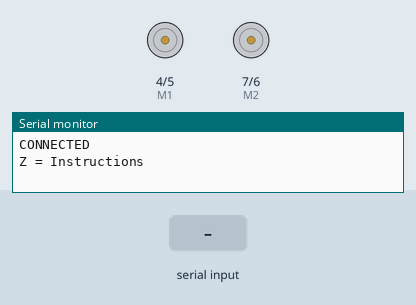
The sketch below on a simulated Arduino Nano, built with avr-gcc and run on an emulated ATmega328P. Parts: direction and speed pins drawn as motors (green arrow = direction pin HIGH = forward, orange = LOW = backward, longer = more drive), the last lines printed to the serial monitor. Inputs (shaded band) come from the test bench.

Above: at 1.2 s.
1.3 s: "w90\n" received over Serial
At 2.5 s:
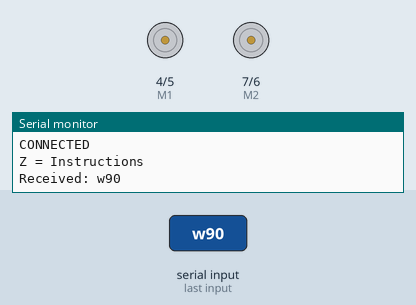
2.8 s: "s90\n" received over Serial
At 3.8 s:
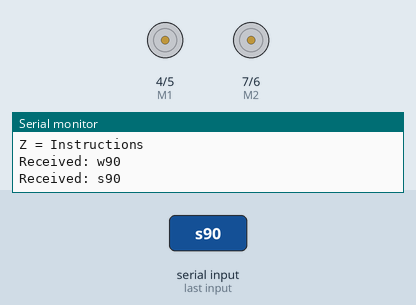
4.3 s: "a90\n" received over Serial
At 5.0 s:
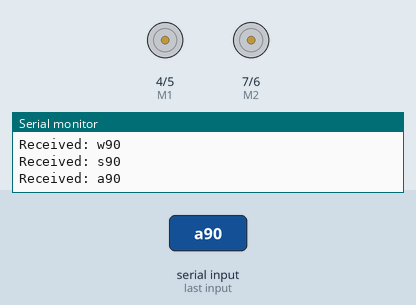
5.8 s: "d90\n" received over Serial
At 7.3 s:
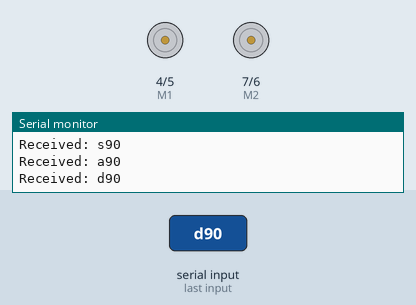
8.8 s: "w\n" received over Serial
At 9.9 s:
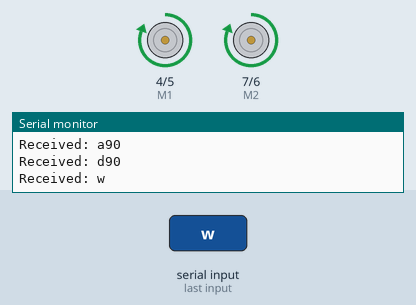
Timing chart, 0 to 11.3 s (numbered marks = the images above; inputs shaded):
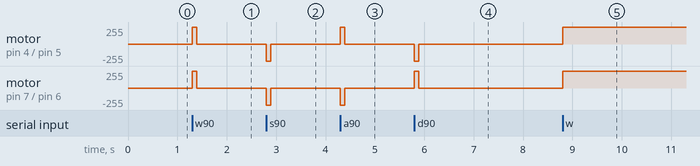

The sketch:

robot_letter_control_v2.ino
```cpp
//Robot Letter Control w/ good parsing :P
//V1.1 Casey Jensen 10/09/2025
//setup: upload onto arduino nano, open serial monitor, set pull downs to newline and 115200 baud

#include <ctype.h>
// -------------------------------------------------------------
// Command structure: holds a single parsed instruction
// -------------------------------------------------------------
struct Command {
  char cmd;                 // letter
  bool hasDuration;         // true if a number followed the command (timed move)
  unsigned long durationMs; // how long to move in milliseconds (if any) | delay requires unsigned long argument
};

const byte numChars = 64;   // maximum characters per serial input line
char inputBuffer[numChars]; // stores the text line typed into Serial Monitor
bool newData = false;       // becomes true when a full line of text is received

// Motor control pins
const int E1 = 5;
const int E2 = 6;
const int M1 = 4;
const int M2 = 7;

// -------------------------------------------------------------
// Basic motor control helper functions
// -------------------------------------------------------------
void stop() {
  // stop both motors
  digitalWrite(E1, LOW);
  digitalWrite(E2, LOW);
}
//uint8_t = unsigned 8-bit integer | standard type from stdint.h/ arduino.h
void advance(uint8_t a, uint8_t b) {
  analogWrite(E1, a);
  digitalWrite(M1, HIGH);
  analogWrite(E2, b);
  digitalWrite(M2, HIGH);
}

void back_off(uint8_t a, uint8_t b) {
  analogWrite(E1, a);
  digitalWrite(M1, LOW);
  analogWrite(E2, b);
  digitalWrite(M2, LOW);
}

void turn_L(uint8_t a, uint8_t b) {
  analogWrite(E1, a);
  digitalWrite(M1, HIGH);
  analogWrite(E2, b);
  digitalWrite(M2, LOW);
}

void turn_R(uint8_t a, uint8_t b) {
  analogWrite(E1, a);
  digitalWrite(M1, LOW);
  analogWrite(E2, b);
  digitalWrite(M2, HIGH);
}
// -------------------------------------------------------------
// Parsing utilities
// -------------------------------------------------------------
// Skips over spaces and tabs
static inline void skipWs(const char *s, size_t &pos) {
  while (s[pos] && isspace(static_cast<unsigned char>(s[pos]))) pos++;
}
// Reads one command (letter + optional number) from the input string.
// Returns true if a command was found, false if no more commands.
bool nextCommand(const char *s, size_t &pos, Command &out) {
  skipWs(s, pos);                // skip spaces
  char c = s[pos];
  if (!c) return false;          // end of string
  if (!isalpha((unsigned char)c)) return false; // not a letter → stop

  out.cmd = c;
  out.hasDuration = false;
  out.durationMs = 0;
  pos++;                         // move past the letter

  skipWs(s, pos);                // skip spaces before optional number
  if (isdigit((unsigned char)s[pos])) {
    // read number following command (like "w1000 or w 1000") | converts from a character to a number
    unsigned long val = 0;
    while (isdigit((unsigned char)s[pos])) {  //for each decimal place it takes previous * 10 and adds current number
      val = val * 10 + (s[pos] - '0');
      pos++;
    }
    out.hasDuration = true;
    out.durationMs = val;
  }
  skipWs(s, pos);                // skip any trailing spaces
  return true;
}

// -------------------------------------------------------------
// Execute the parsed commands
// -------------------------------------------------------------
void executeInstruction(char cmd, bool hasDuration, unsigned long duration) {

  switch (tolower(cmd)) {
    case 'w': advance(255, 255); break;
    case 's': back_off(255, 255); break;
    case 'a': turn_L(255, 255);  break;
    case 'd': turn_R(255, 255);  break;
    case 'x': stop();                        break;
    case 'z':
      Serial.println(F("Instructions:"));
      Serial.println(F("  w/a/s/d # = does a command for a duration (ms)"));
      Serial.println(F("  w/a/s/d = forward/backward/left/right continuously"));
      Serial.println(F("  x = stop"));
      return;
    default:
      Serial.print(F("Unknown command: "));
      Serial.println(cmd);
      return;
  }
  // if there's a duration -> run for that time then stop
  if (hasDuration) {
    if (duration > 30000UL) duration = 30000UL; // time cap
    delay(duration);
    stop();
  }
}
// -------------------------------------------------------------
// Serial input handling
// -------------------------------------------------------------
void recvCommandLine() {
  static byte index = 0;

  while (Serial.available() > 0) {
    char rc = Serial.read();
    // If we hit Enter (newline or carriage return), the command line is done
    if (rc == '\n' || rc == '\r') {
      // consume any paired newline/carriage return characters
      while (Serial.peek() == '\n' || Serial.peek() == '\r') {
        Serial.read();
      }
      inputBuffer[index] = '\0'; // terminate the string
      index = 0;
      newData = true;            // mark new data ready
      return;
    } else if (index < numChars - 1) {
      // store the character in our buffer
      inputBuffer[index++] = rc;
    }
  }
}
// -------------------------------------------------------------
// Parse and execute all commands in one line
// -------------------------------------------------------------
void parseAndExecute(char *input) {
  size_t pos = 0;
  Command c;
  while (nextCommand(input, pos, c)) {
   executeInstruction(c.cmd, c.hasDuration, c.durationMs);
  }
}
// -------------------------------------------------------------
// Arduino setup and loop
// -------------------------------------------------------------
void setup() {
  // configure all motor pins as outputs
  for (int i = 4; i <= 7; i++) pinMode(i, OUTPUT);
  Serial.begin(115200);
  Serial.println(F("CONNECTED"));
  Serial.println(F("Z = Instructions"));
}
void loop() {
  recvCommandLine();  // check if a line of text was received
  if (newData) {
    Serial.print(F("Received: "));
    Serial.println(inputBuffer);
    parseAndExecute(inputBuffer); // run each command in order
    newData = false;
  }
}
```

Measured:
- after the input at 1.3 s, motor on pin 4 (M1) / pin 5 (E1), motor on pin 7 (M2) / pin 6 (E2): stopped → forward 255/255 at once, → stopped 0.09 s later
- after the input at 2.8 s, motor on pin 4 (M1) / pin 5 (E1), motor on pin 7 (M2) / pin 6 (E2): stopped → backward 255/255 at once, → stopped 0.09 s later
- after the input at 4.3 s, motor on pin 4 (M1) / pin 5 (E1): stopped → forward 255/255 at once, → stopped 0.09 s later; motor on pin 7 (M2) / pin 6 (E2): stopped → backward 255/255 at once, → stopped 0.09 s later
- after the input at 5.8 s, motor on pin 4 (M1) / pin 5 (E1): stopped → backward 255/255 at once, → stopped 0.09 s later; motor on pin 7 (M2) / pin 6 (E2): stopped → forward 255/255 at once, → stopped 0.09 s later
- after the input at 8.8 s, motor on pin 4 (M1) / pin 5 (E1), motor on pin 7 (M2) / pin 6 (E2): stopped → forward 255/255 at once
